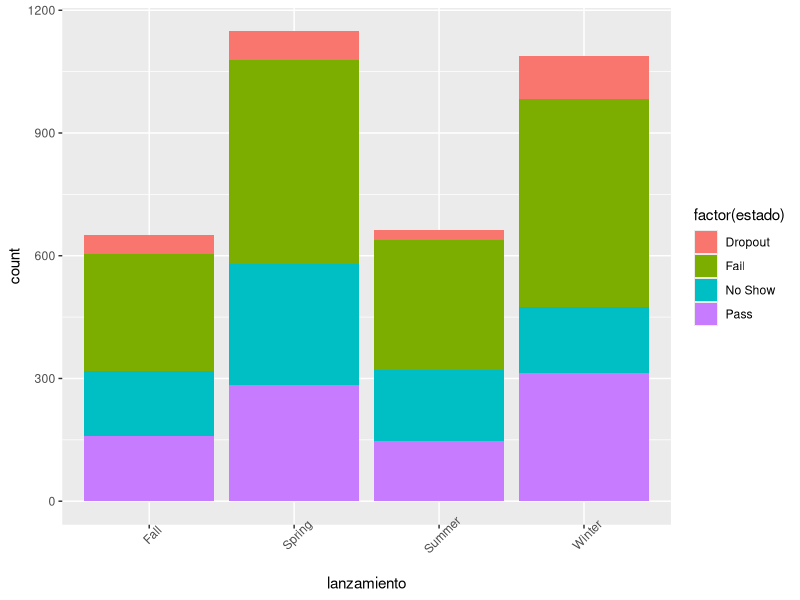
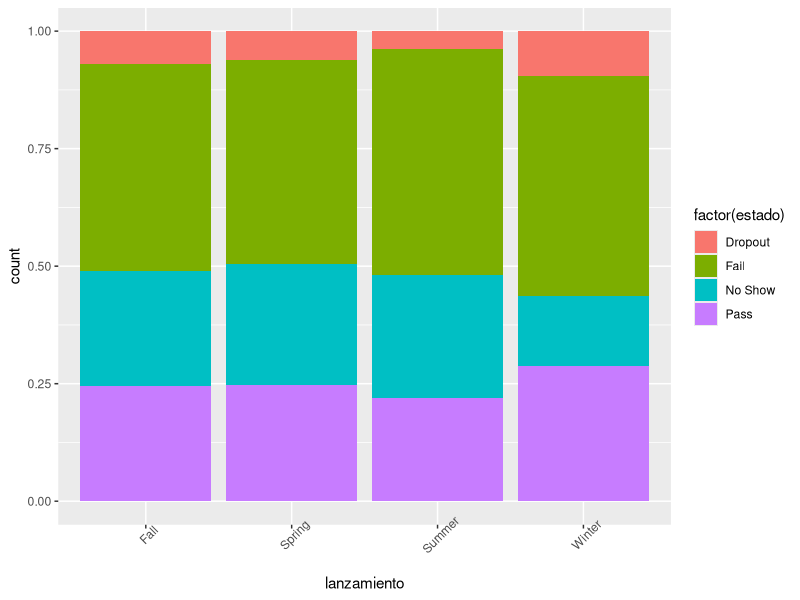
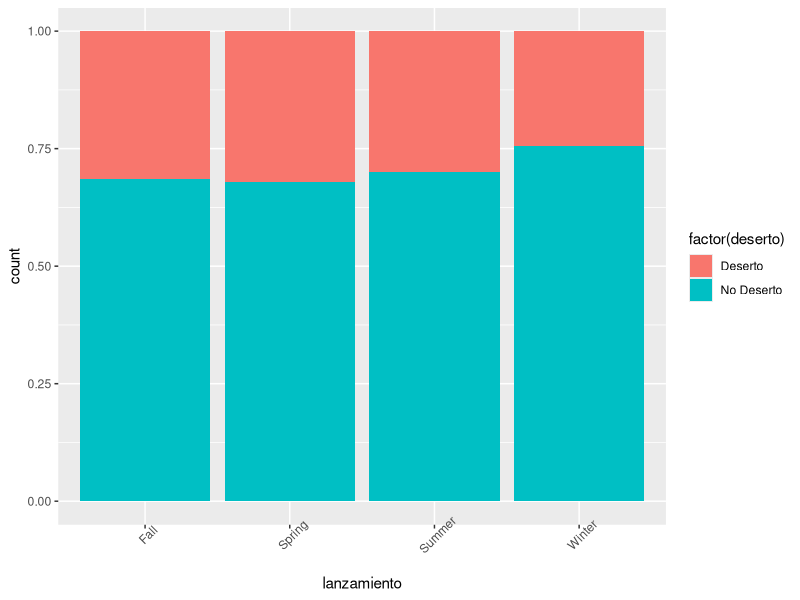

Generate these figures, in order, with R: (Note: this script raises an error after producing the figures.)
library(dplyr)
library(ggplot2)

setwd("~/");
setwd("Documents/Seminario/CoursesDataManagement/analisis_correlacional")
getwd()

survey <- read.csv("courses_data_cleaned_version_3.csv", sep = ",", header = T)

##sacar la proporcion entre lanzamiento y estado en funcion de fila
prop.table(table(survey$lanzamiento,survey$estado),2)

##sacar la proporcion entre lanzamiento y estado en funcion de columna
prop.table(table(survey$lanzamiento,survey$estado),1)

##Grafico
ggplot(survey) +
  aes(x = lanzamiento, fill = factor(estado)) +
  geom_bar(position = "stack") +
  theme(axis.text.x = element_text(angle = 45))

ggplot(survey) +
  aes(x = lanzamiento, fill = factor(estado)) +
  geom_bar(position = "fill") +
  theme(axis.text.x = element_text(angle = 45))

##Pearson's Chi-squared test p-value = 2.308e-12
chisq.test(table(survey$lanzamiento, survey$estado))

summary(survey)

##Hipotesis para las dos variables categoricas lanzamiento y estado 
##H_0: Las categorias de lanzamiento y estado son independientes. (conclusion en funcion de esta)
##H_A: Las categorias son dependientes.

##Conclusion: Segun nuestro p-value aceptamos nuestra hipotesis nula, por lo tanto las variables son independientes
  
##Grafico solo para mostrar que spring es el lanzamiento con el mayor numero
df_per <-as.data.frame(prop.table(table(survey$estado))) %>% arrange(Freq)
#Agrupar estado en Deserto y No Deserto
df_per[df_per$Var1 %in%c("Dropout","No Show"),"deserto"] <-"Deserto"
df_per[df_per$Var1 %in%c("Pass","Fail"),"deserto"] <-"No Deserto"

#Asignar nuevamente el dataframe pero solo seleccionando Var1 y deserto
df_per <- df_per %>% select(Var1,deserto)

#Unir las categorias a coursesData con un left join donde estado sea igual a Var1
survey <- left_join(survey,df_per,by=c("estado"="Var1"))
names(survey)
ggplot(survey) +
  aes(x = lanzamiento, fill = factor(deserto)) +
  geom_bar(position = "fill") +
  theme(axis.text.x = element_text(angle = 45))

names(coursesData)

prop.table(table(survey$lanzamiento,survey$deserto),1)



